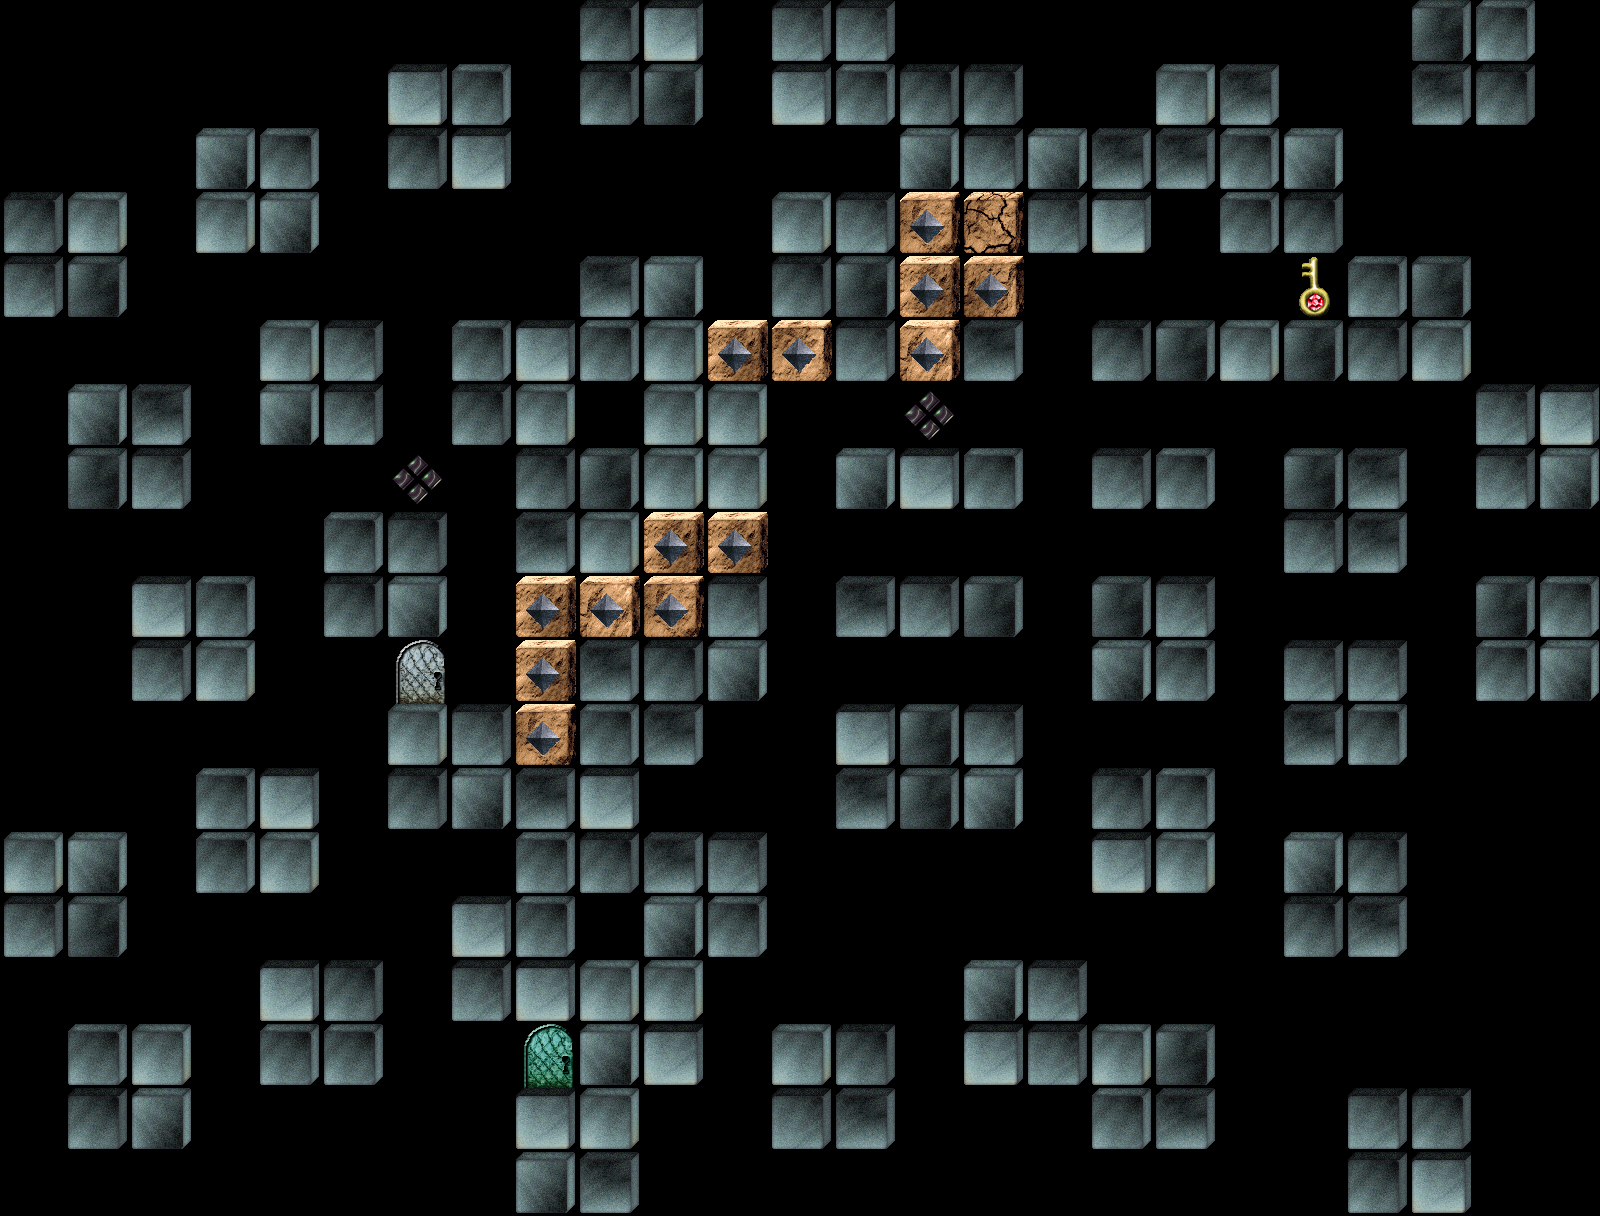

A level layout from a 2D game, rendered from its tile map. Below: a short description, then the map file with its tile-grid data intact:
An orthogonal 25x19 tile map with 64x64 px tiles, 5 tile layers (Hidden Items, Items, Blocks, BlockExtras, ...), 3 tilesets and 11 objects.

<map version="1.8" tiledversion="1.10.2" orientation="orthogonal" renderorder="right-down" width="25" height="19" tilewidth="64" tileheight="64" infinite="0" nextlayerid="12" nextobjectid="101">
 <tileset firstgid="1" source="../StaticObjects.tsx" />
 <tileset firstgid="89" source="../BoxDrawing.tsx" />
 <tileset firstgid="105" source="../BlocksLarge.tsx" />
 <layer id="4" name="Hidden Items" width="25" height="19">
  <data encoding="csv">
0,0,0,0,0,0,0,0,0,0,0,0,0,0,0,0,0,0,0,0,0,0,0,0,0,
0,0,0,0,0,0,0,0,0,0,0,0,0,0,0,0,0,0,0,0,0,0,0,0,0,
0,0,0,0,0,0,0,0,0,0,0,0,0,0,0,0,0,0,0,0,0,0,0,0,0,
0,0,0,0,0,0,0,0,0,0,0,0,0,0,0,0,0,0,0,0,0,0,0,0,0,
0,0,0,0,0,0,0,0,0,0,0,0,0,0,0,0,0,0,0,0,0,0,0,0,0,
0,0,0,0,0,0,0,0,0,0,0,0,0,0,0,0,0,0,0,0,0,0,0,0,0,
0,0,0,0,0,0,0,0,0,0,0,0,0,0,0,0,0,0,0,0,0,0,0,0,0,
0,0,0,0,0,0,0,0,0,0,0,0,0,0,0,0,0,0,0,0,0,0,0,0,0,
0,0,0,0,0,0,0,0,0,0,0,0,0,0,0,0,0,0,0,0,0,0,0,0,0,
0,0,0,0,0,0,0,0,0,0,0,0,0,0,0,0,0,0,0,0,0,0,0,0,0,
0,0,0,0,0,0,0,0,0,0,0,0,0,0,0,0,0,0,0,0,0,0,0,0,0,
0,0,0,0,0,0,0,0,0,0,0,0,0,0,0,0,0,0,0,0,0,0,0,0,0,
0,0,0,0,0,0,0,0,0,0,0,0,0,0,0,0,0,0,0,0,0,0,0,0,0,
0,0,0,0,0,0,0,0,0,0,0,0,0,0,0,0,0,0,0,0,0,0,0,0,0,
0,0,0,0,0,0,0,0,0,0,0,0,0,0,0,0,0,0,0,0,0,0,0,0,0,
0,0,0,0,0,0,0,0,0,0,0,0,0,0,0,0,0,0,0,0,0,0,0,0,0,
0,0,0,0,0,0,0,0,0,0,0,0,0,0,0,0,0,0,0,0,0,0,0,0,0,
0,0,0,0,0,0,0,0,0,0,0,0,0,0,0,0,0,0,0,0,0,0,0,0,0,
0,0,0,0,0,0,0,0,0,0,0,0,0,0,0,0,0,0,0,0,0,0,0,0,0
</data>
 </layer>
 <layer id="2" name="Items" width="25" height="19">
  <data encoding="csv">
0,0,0,0,0,0,0,0,0,0,0,0,0,0,0,0,0,0,0,0,0,0,0,0,0,
0,0,0,0,0,0,0,0,0,0,0,0,0,0,0,0,0,0,0,0,0,0,0,0,0,
0,0,0,0,0,0,0,0,0,0,0,0,0,0,0,0,0,0,0,0,0,0,0,0,0,
0,0,0,0,0,0,0,0,0,0,0,0,0,45,0,43,0,0,0,0,0,0,0,0,0,
0,0,0,0,0,0,0,0,0,0,0,0,0,0,0,0,0,0,0,0,41,0,0,0,0,
0,0,0,0,0,0,0,0,0,0,0,0,0,0,0,0,0,0,0,0,0,0,0,0,0,
0,0,0,0,0,0,0,0,0,0,0,0,0,0,0,0,0,0,0,0,0,0,0,0,0,
0,0,0,0,0,0,0,0,0,0,0,0,0,0,0,0,0,0,0,0,0,0,0,0,0,
0,0,0,0,0,0,0,0,0,0,0,0,0,0,0,0,0,0,0,0,0,0,0,0,0,
0,0,0,0,0,0,0,0,0,0,0,0,0,0,0,0,0,0,0,0,0,0,0,0,0,
0,0,0,0,0,0,0,0,0,0,0,0,0,0,0,0,0,0,0,0,0,0,0,0,0,
0,0,0,0,0,0,0,0,0,0,0,0,0,0,0,0,0,0,0,0,0,0,0,0,0,
0,0,0,0,0,0,0,0,0,0,0,0,0,0,0,0,0,0,0,0,0,0,0,0,0,
0,0,0,0,0,0,0,0,0,0,0,0,0,0,0,0,0,0,0,0,0,0,0,0,0,
0,0,0,0,0,0,0,0,0,0,0,0,0,0,0,0,0,0,0,0,0,0,0,0,0,
0,0,0,0,0,0,0,0,0,0,0,0,0,0,0,0,0,0,0,0,0,0,0,0,0,
0,0,0,0,0,0,0,0,0,0,0,0,0,0,0,0,0,0,0,0,0,0,0,0,0,
0,0,0,0,0,0,0,0,0,0,0,0,0,0,0,0,0,0,0,0,0,0,0,0,0,
0,0,0,0,0,0,0,0,0,0,0,0,0,0,0,0,0,0,0,0,0,0,0,0,0
</data>
 </layer>
 <layer id="1" name="Blocks" width="25" height="19">
  <data encoding="csv">
0,0,0,0,0,0,0,0,0,6,8,0,7,7,0,0,0,0,0,0,0,0,4,3,0,
0,0,0,0,0,0,8,3,0,6,4,0,8,3,6,6,0,0,1,5,0,0,5,6,0,
0,0,0,2,3,0,6,8,0,0,0,0,0,0,2,7,2,5,5,3,2,0,0,0,0,
6,1,0,1,2,0,0,0,0,0,0,0,1,7,11,19,7,8,0,3,6,0,0,0,0,
7,4,0,0,0,0,0,0,0,5,2,0,6,4,14,12,0,0,0,0,0,3,4,0,0,
0,0,0,0,1,7,0,3,8,3,1,14,16,7,9,5,0,6,4,1,4,6,1,0,0,
0,2,5,0,2,7,0,6,1,0,1,1,0,0,25,0,0,0,0,0,0,0,0,7,8,
0,4,7,0,0,0,25,0,6,4,1,1,0,2,8,3,0,7,3,0,4,5,0,7,2,
0,0,0,0,0,3,6,0,5,1,14,14,0,0,0,0,0,0,0,0,7,5,0,0,0,
0,0,8,3,0,6,2,0,14,9,11,7,0,5,7,4,0,4,7,0,0,0,0,4,3,
0,0,7,1,0,0,33,0,14,5,6,2,0,0,0,0,0,2,3,0,7,7,0,3,2,
0,0,0,0,0,0,1,7,11,3,5,0,0,8,4,7,0,0,0,0,5,3,0,0,0,
0,0,0,3,8,0,6,2,5,8,0,0,0,5,4,2,0,6,3,0,0,0,0,0,0,
1,2,0,3,1,0,0,0,3,6,5,7,0,0,0,0,0,8,1,0,2,6,0,0,0,
7,4,0,0,0,0,0,8,3,0,2,3,0,0,0,0,0,0,0,0,6,5,0,0,0,
0,0,0,0,8,6,0,7,8,1,1,0,0,0,0,2,7,0,0,0,0,0,0,0,0,
0,3,1,0,3,3,0,0,35,2,8,0,1,6,0,8,7,1,4,0,0,0,0,0,0,
0,6,2,0,0,0,0,0,8,1,0,0,7,5,0,0,0,3,5,0,0,7,6,0,0,
0,0,0,0,0,0,0,0,2,5,0,0,0,0,0,0,0,0,0,0,0,6,8,0,0
</data>
 </layer>
 <layer id="10" name="BlockExtras" width="25" height="19">
  <data encoding="csv">
0,0,0,0,0,0,0,0,0,0,0,0,0,0,0,0,0,0,0,0,0,0,0,0,0,
0,0,0,0,0,0,0,0,0,0,0,0,0,0,0,0,0,0,0,0,0,0,0,0,0,
0,0,0,0,0,0,0,0,0,0,0,0,0,0,0,0,0,0,0,0,0,0,0,0,0,
0,0,0,0,0,0,0,0,0,0,0,0,0,0,26,0,0,0,0,0,0,0,0,0,0,
0,0,0,0,0,0,0,0,0,0,0,0,0,0,26,26,0,0,0,0,0,0,0,0,0,
0,0,0,0,0,0,0,0,0,0,0,26,26,0,26,0,0,0,0,0,0,0,0,0,0,
0,0,0,0,0,0,0,0,0,0,0,0,0,0,0,0,0,0,0,0,0,0,0,0,0,
0,0,0,0,0,0,0,0,0,0,0,0,0,0,0,0,0,0,0,0,0,0,0,0,0,
0,0,0,0,0,0,0,0,0,0,26,26,0,0,0,0,0,0,0,0,0,0,0,0,0,
0,0,0,0,0,0,0,0,26,26,26,0,0,0,0,0,0,0,0,0,0,0,0,0,0,
0,0,0,0,0,0,0,0,26,0,0,0,0,0,0,0,0,0,0,0,0,0,0,0,0,
0,0,0,0,0,0,0,0,26,0,0,0,0,0,0,0,0,0,0,0,0,0,0,0,0,
0,0,0,0,0,0,0,0,0,0,0,0,0,0,0,0,0,0,0,0,0,0,0,0,0,
0,0,0,0,0,0,0,0,0,0,0,0,0,0,0,0,0,0,0,0,0,0,0,0,0,
0,0,0,0,0,0,0,0,0,0,0,0,0,0,0,0,0,0,0,0,0,0,0,0,0,
0,0,0,0,0,0,0,0,0,0,0,0,0,0,0,0,0,0,0,0,0,0,0,0,0,
0,0,0,0,0,0,0,0,0,0,0,0,0,0,0,0,0,0,0,0,0,0,0,0,0,
0,0,0,0,0,0,0,0,0,0,0,0,0,0,0,0,0,0,0,0,0,0,0,0,0,
0,0,0,0,0,0,0,0,0,0,0,0,0,0,0,0,0,0,0,0,0,0,0,0,0
</data>
 </layer>
 <layer id="9" name="Walls" width="25" height="19" offsetx="-16" offsety="-16">
  <data encoding="csv">
0,0,0,0,0,0,0,0,0,0,0,0,0,0,0,0,0,0,0,0,0,0,0,0,0,
0,0,0,0,0,0,0,0,0,0,0,0,0,0,0,0,0,0,0,0,0,0,0,0,0,
0,0,0,0,0,0,0,0,0,0,0,0,0,0,0,0,0,0,0,0,0,0,0,0,0,
0,0,0,0,0,0,0,0,0,0,0,0,0,0,0,0,0,0,0,0,0,0,0,0,0,
0,0,0,0,0,0,0,0,0,0,0,0,0,0,0,0,0,0,0,0,0,0,0,0,0,
0,0,0,0,0,0,0,0,0,0,0,0,0,0,0,0,0,0,0,0,0,0,0,0,0,
0,0,0,0,0,0,0,0,0,0,0,0,0,0,0,0,0,0,0,0,0,0,0,0,0,
0,0,0,0,0,0,0,0,0,0,0,0,0,0,0,0,0,0,0,0,0,0,0,0,0,
0,0,0,0,0,0,0,0,0,0,0,0,0,0,0,0,0,0,0,0,0,0,0,0,0,
0,0,0,0,0,0,0,0,0,0,0,0,0,0,0,0,0,0,0,0,0,0,0,0,0,
0,0,0,0,0,0,0,0,0,0,0,0,0,0,0,0,0,0,0,0,0,0,0,0,0,
0,0,0,0,0,0,0,0,0,0,0,0,0,0,0,0,0,0,0,0,0,0,0,0,0,
0,0,0,0,0,0,0,0,0,0,0,0,0,0,0,0,0,0,0,0,0,0,0,0,0,
0,0,0,0,0,0,0,0,0,0,0,0,0,0,0,0,0,0,0,0,0,0,0,0,0,
0,0,0,0,0,0,0,0,0,0,0,0,0,0,0,0,0,0,0,0,0,0,0,0,0,
0,0,0,0,0,0,0,0,0,0,0,0,0,0,0,0,0,0,0,0,0,0,0,0,0,
0,0,0,0,0,0,0,0,0,0,0,0,0,0,0,0,0,0,0,0,0,0,0,0,0,
0,0,0,0,0,0,0,0,0,0,0,0,0,0,0,0,0,0,0,0,0,0,0,0,0,
0,0,0,0,0,0,0,0,0,0,0,0,0,0,0,0,0,0,0,0,0,0,0,0,0
</data>
 </layer>
 <objectgroup id="3" name="Actors">
  <object id="90" template="../Teleporter.tx" x="800" y="544">
   <properties>
    <property name="Destination" type="object" value="92" />
   </properties>
  </object>
  <object id="91" template="../Teleporter.tx" x="1440" y="608">
   <properties>
    <property name="Destination" type="object" value="90" />
   </properties>
  </object>
  <object id="92" template="../Teleporter.tx" x="1056" y="352">
   <properties>
    <property name="Destination" type="object" value="94" />
   </properties>
  </object>
  <object id="93" template="../Dana.tx" x="32" y="416" />
  <object id="94" template="../Teleporter.tx" x="1056" y="736">
   <properties>
    <property name="Destination" type="object" value="91" />
   </properties>
  </object>
  <object id="95" template="../Teleporter.tx" x="352" y="800">
   <properties>
    <property name="Destination" type="object" value="96" />
   </properties>
  </object>
  <object id="96" template="../Teleporter.tx" x="288" y="608">
   <properties>
    <property name="Destination" type="object" value="97" />
   </properties>
  </object>
  <object id="97" template="../Teleporter.tx" x="224" y="416">
   <properties>
    <property name="Destination" type="object" value="98" />
   </properties>
  </object>
  <object id="98" template="../Teleporter.tx" x="160" y="224">
   <properties>
    <property name="Destination" type="object" value="94" />
   </properties>
  </object>
  <object id="99" template="../Teleporter.tx" x="416" y="992">
   <properties>
    <property name="Destination" type="object" value="95" />
   </properties>
  </object>
  <object id="100" template="../Teleporter.tx" x="1504" y="-32">
   <properties>
    <property name="Destination" type="object" value="99" />
   </properties>
  </object>
 </objectgroup>
</map>
